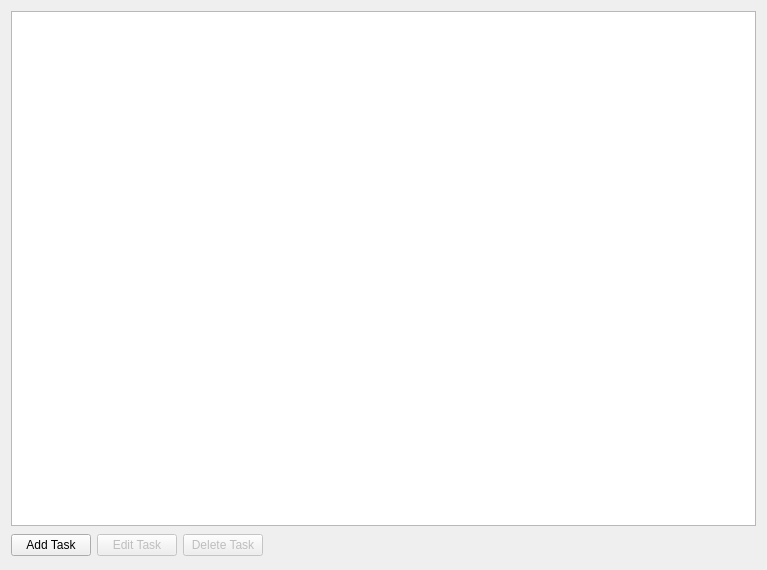
<?xml version="1.0" encoding="UTF-8"?>
<ui version="4.0">
 <class>TaskManager</class>
 <widget class="QWidget" name="TaskManager">
  <property name="geometry">
   <rect>
    <x>0</x>
    <y>0</y>
    <width>767</width>
    <height>570</height>
   </rect>
  </property>
  <property name="windowTitle">
   <string>Task Manager Lite</string>
  </property>
  <layout class="QVBoxLayout" name="verticalLayout_3">
   <item>
    <layout class="QVBoxLayout" name="verticalLayout_2">
     <item>
      <layout class="QVBoxLayout" name="verticalLayout">
       <item>
        <widget class="QTableWidget" name="TaskTable"/>
       </item>
       <item>
        <layout class="QHBoxLayout" name="horizontalLayout_2">
         <item>
          <layout class="QHBoxLayout" name="horizontalLayout">
           <item>
            <widget class="QPushButton" name="add_task">
             <property name="text">
              <string>Add Task</string>
             </property>
            </widget>
           </item>
           <item>
            <widget class="QPushButton" name="edit_task">
             <property name="enabled">
              <bool>false</bool>
             </property>
             <property name="text">
              <string>Edit Task</string>
             </property>
            </widget>
           </item>
           <item>
            <widget class="QPushButton" name="delete_task">
             <property name="enabled">
              <bool>false</bool>
             </property>
             <property name="text">
              <string>Delete Task</string>
             </property>
            </widget>
           </item>
          </layout>
         </item>
         <item>
          <spacer name="horizontalSpacer">
           <property name="orientation">
            <enum>Qt::Orientation::Horizontal</enum>
           </property>
           <property name="sizeType">
            <enum>QSizePolicy::Policy::Expanding</enum>
           </property>
           <property name="sizeHint" stdset="0">
            <size>
             <width>448</width>
             <height>27</height>
            </size>
           </property>
          </spacer>
         </item>
        </layout>
       </item>
      </layout>
     </item>
    </layout>
   </item>
  </layout>
 </widget>
 <resources/>
 <connections/>
</ui>
